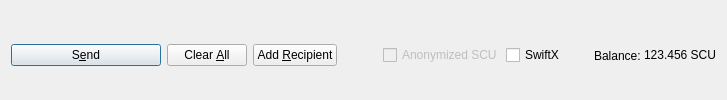
         <widget class="QFrame" name="frame_Send">
          <layout class="QHBoxLayout" name="horizontalLayout">
           <property name="bottomMargin">
            <number>0</number>
           </property>
           <item>
            <widget class="QPushButton" name="sendButton">
             <property name="minimumSize">
              <size>
               <width>150</width>
               <height>0</height>
              </size>
             </property>
             <property name="toolTip">
              <string>Confirm the send action</string>
             </property>
             <property name="text">
              <string>S&amp;end</string>
             </property>
             <property name="icon">
              <iconset resource="../scu.qrc">
               <normaloff>:/icons/send</normaloff>:/icons/send</iconset>
             </property>
             <property name="autoDefault">
              <bool>false</bool>
             </property>
             <property name="default">
              <bool>true</bool>
             </property>
            </widget>
           </item>
           <item>
            <widget class="QPushButton" name="clearButton">
             <property name="sizePolicy">
              <sizepolicy hsizetype="Minimum" vsizetype="Fixed">
               <horstretch>0</horstretch>
               <verstretch>0</verstretch>
              </sizepolicy>
             </property>
             <property name="toolTip">
              <string>Clear all fields of the form.</string>
             </property>
             <property name="text">
              <string>Clear &amp;All</string>
             </property>
             <property name="icon">
              <iconset resource="../scu.qrc">
               <normaloff>:/icons/remove</normaloff>:/icons/remove</iconset>
             </property>
             <property name="autoDefault">
              <bool>false</bool>
             </property>
            </widget>
           </item>
           <item>
            <widget class="QPushButton" name="addButton">
             <property name="toolTip">
              <string>Send to multiple recipients at once</string>
             </property>
             <property name="text">
              <string>Add &amp;Recipient</string>
             </property>
             <property name="icon">
              <iconset resource="../scu.qrc">
               <normaloff>:/icons/add</normaloff>:/icons/add</iconset>
             </property>
             <property name="autoDefault">
              <bool>false</bool>
             </property>
            </widget>
           </item>
           <item>
            <spacer name="horizontalSpacer">
             <property name="orientation">
              <enum>Qt::Horizontal</enum>
             </property>
             <property name="sizeHint" stdset="0">
              <size>
               <width>40</width>
               <height>20</height>
              </size>
             </property>
            </spacer>
           </item>
           <item>
            <layout class="QHBoxLayout" name="horizontalLayout_2">
             <property name="spacing">
              <number>3</number>
             </property>
             <item>
              <widget class="QCheckBox" name="checkzSCU">
               <property name="enabled">
                <bool>false</bool>
               </property>
               <property name="text">
                <string>Anonymized SCU</string>
               </property>
              </widget>
             </item>
             <item>
              <widget class="QCheckBox" name="checkSwiftTX">
               <property name="enabled">
                <bool>true</bool>
               </property>
               <property name="minimumSize">
                <size>
                 <width>85</width>
                 <height>0</height>
                </size>
               </property>
               <property name="text">
                <string>SwiftX</string>
               </property>
              </widget>
             </item>
             <item>
              <widget class="QLabel" name="label">
               <property name="text">
                <string>Balance:</string>
               </property>
              </widget>
             </item>
             <item>
              <widget class="QLabel" name="labelBalance">
               <property name="sizePolicy">
                <sizepolicy hsizetype="Preferred" vsizetype="Fixed">
                 <horstretch>0</horstretch>
                 <verstretch>0</verstretch>
                </sizepolicy>
               </property>
               <property name="cursor">
                <cursorShape>IBeamCursor</cursorShape>
               </property>
               <property name="text">
                <string notr="true">123.456 SCU</string>
               </property>
               <property name="textInteractionFlags">
                <set>Qt::LinksAccessibleByMouse|Qt::TextSelectableByKeyboard|Qt::TextSelectableByMouse</set>
               </property>
              </widget>
             </item>
            </layout>
           </item>
          </layout>
         </widget>
